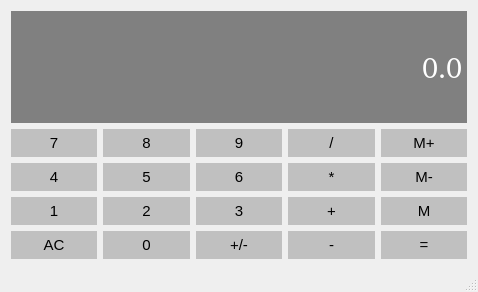
<?xml version="1.0" encoding="UTF-8"?>
<ui version="4.0">
 <class>MainWindow</class>
 <widget class="QMainWindow" name="MainWindow">
  <property name="geometry">
   <rect>
    <x>0</x>
    <y>0</y>
    <width>478</width>
    <height>292</height>
   </rect>
  </property>
  <property name="windowTitle">
   <string>MainWindow</string>
  </property>
  <widget class="QWidget" name="centralWidget">
   <layout class="QGridLayout" name="gridLayout">
    <item row="2" column="0">
     <widget class="QPushButton" name="Button4">
      <property name="sizePolicy">
       <sizepolicy hsizetype="Preferred" vsizetype="Preferred">
        <horstretch>0</horstretch>
        <verstretch>0</verstretch>
       </sizepolicy>
      </property>
      <property name="font">
       <font>
        <pointsize>11</pointsize>
       </font>
      </property>
      <property name="styleSheet">
       <string notr="true">QPushButton{
	background-color: #c0c0c0;
	border: 0px solid gray;
	padding: 5px;
}

QPushButton:pressed{
	background-color: #a9a9a9;
	border: 1px solid gray;
	padding: 5px;
}</string>
      </property>
      <property name="text">
       <string>4</string>
      </property>
     </widget>
    </item>
    <item row="1" column="2">
     <widget class="QPushButton" name="Button9">
      <property name="sizePolicy">
       <sizepolicy hsizetype="Preferred" vsizetype="Preferred">
        <horstretch>0</horstretch>
        <verstretch>0</verstretch>
       </sizepolicy>
      </property>
      <property name="font">
       <font>
        <pointsize>11</pointsize>
       </font>
      </property>
      <property name="styleSheet">
       <string notr="true">QPushButton{
	background-color: #c0c0c0;
	border: 0px solid gray;
	padding: 5px;
}

QPushButton:pressed{
	background-color: #a9a9a9;
	border: 1px solid gray;
	padding: 5px;
}</string>
      </property>
      <property name="text">
       <string>9</string>
      </property>
     </widget>
    </item>
    <item row="3" column="3">
     <widget class="QPushButton" name="Add">
      <property name="sizePolicy">
       <sizepolicy hsizetype="Preferred" vsizetype="Preferred">
        <horstretch>0</horstretch>
        <verstretch>0</verstretch>
       </sizepolicy>
      </property>
      <property name="font">
       <font>
        <pointsize>11</pointsize>
       </font>
      </property>
      <property name="styleSheet">
       <string notr="true">QPushButton{
	background-color: #c0c0c0;
	border: 0px solid gray;
	padding: 5px;
}

QPushButton:pressed{
	background-color: #a9a9a9;
	border: 1px solid gray;
	padding: 5px;
}</string>
      </property>
      <property name="text">
       <string>+</string>
      </property>
     </widget>
    </item>
    <item row="2" column="1">
     <widget class="QPushButton" name="Button5">
      <property name="sizePolicy">
       <sizepolicy hsizetype="Preferred" vsizetype="Preferred">
        <horstretch>0</horstretch>
        <verstretch>0</verstretch>
       </sizepolicy>
      </property>
      <property name="font">
       <font>
        <pointsize>11</pointsize>
       </font>
      </property>
      <property name="styleSheet">
       <string notr="true">QPushButton{
	background-color: #c0c0c0;
	border: 0px solid gray;
	padding: 5px;
}

QPushButton:pressed{
	background-color: #a9a9a9;
	border: 1px solid gray;
	padding: 5px;
}</string>
      </property>
      <property name="text">
       <string>5</string>
      </property>
     </widget>
    </item>
    <item row="2" column="2">
     <widget class="QPushButton" name="Button6">
      <property name="sizePolicy">
       <sizepolicy hsizetype="Preferred" vsizetype="Preferred">
        <horstretch>0</horstretch>
        <verstretch>0</verstretch>
       </sizepolicy>
      </property>
      <property name="font">
       <font>
        <pointsize>11</pointsize>
       </font>
      </property>
      <property name="styleSheet">
       <string notr="true">QPushButton{
	background-color: #c0c0c0;
	border: 0px solid gray;
	padding: 5px;
}

QPushButton:pressed{
	background-color: #a9a9a9;
	border: 1px solid gray;
	padding: 5px;
}</string>
      </property>
      <property name="text">
       <string>6</string>
      </property>
     </widget>
    </item>
    <item row="1" column="3">
     <widget class="QPushButton" name="Divide">
      <property name="sizePolicy">
       <sizepolicy hsizetype="Preferred" vsizetype="Preferred">
        <horstretch>0</horstretch>
        <verstretch>0</verstretch>
       </sizepolicy>
      </property>
      <property name="font">
       <font>
        <pointsize>11</pointsize>
       </font>
      </property>
      <property name="styleSheet">
       <string notr="true">QPushButton{
	background-color: #c0c0c0;
	border: 0px solid gray;
	padding: 5px;
}

QPushButton:pressed{
	background-color: #a9a9a9;
	border: 1px solid gray;
	padding: 5px;
}</string>
      </property>
      <property name="text">
       <string>/</string>
      </property>
     </widget>
    </item>
    <item row="2" column="3">
     <widget class="QPushButton" name="Mult">
      <property name="sizePolicy">
       <sizepolicy hsizetype="Preferred" vsizetype="Preferred">
        <horstretch>0</horstretch>
        <verstretch>0</verstretch>
       </sizepolicy>
      </property>
      <property name="font">
       <font>
        <pointsize>11</pointsize>
       </font>
      </property>
      <property name="styleSheet">
       <string notr="true">QPushButton{
	background-color: #c0c0c0;
	border: 0px solid gray;
	padding: 5px;
}

QPushButton:pressed{
	background-color: #a9a9a9;
	border: 1px solid gray;
	padding: 5px;
}</string>
      </property>
      <property name="text">
       <string>*</string>
      </property>
     </widget>
    </item>
    <item row="3" column="0">
     <widget class="QPushButton" name="Button1">
      <property name="sizePolicy">
       <sizepolicy hsizetype="Preferred" vsizetype="Preferred">
        <horstretch>0</horstretch>
        <verstretch>0</verstretch>
       </sizepolicy>
      </property>
      <property name="font">
       <font>
        <pointsize>11</pointsize>
       </font>
      </property>
      <property name="styleSheet">
       <string notr="true">QPushButton{
	background-color: #c0c0c0;
	border: 0px solid gray;
	padding: 5px;
}

QPushButton:pressed{
	background-color: #a9a9a9;
	border: 1px solid gray;
	padding: 5px;
}</string>
      </property>
      <property name="text">
       <string>1</string>
      </property>
     </widget>
    </item>
    <item row="1" column="0">
     <widget class="QPushButton" name="Button7">
      <property name="sizePolicy">
       <sizepolicy hsizetype="Preferred" vsizetype="Preferred">
        <horstretch>0</horstretch>
        <verstretch>0</verstretch>
       </sizepolicy>
      </property>
      <property name="font">
       <font>
        <pointsize>11</pointsize>
       </font>
      </property>
      <property name="styleSheet">
       <string notr="true">QPushButton{
	background-color: #c0c0c0;
	border: 0px solid gray;
	padding: 5px;
}

QPushButton:pressed{
	background-color: #a9a9a9;
	border: 1px solid gray;
	padding: 5px;
}</string>
      </property>
      <property name="text">
       <string>7</string>
      </property>
     </widget>
    </item>
    <item row="3" column="2">
     <widget class="QPushButton" name="Button3">
      <property name="sizePolicy">
       <sizepolicy hsizetype="Preferred" vsizetype="Preferred">
        <horstretch>0</horstretch>
        <verstretch>0</verstretch>
       </sizepolicy>
      </property>
      <property name="font">
       <font>
        <pointsize>11</pointsize>
       </font>
      </property>
      <property name="styleSheet">
       <string notr="true">QPushButton{
	background-color: #c0c0c0;
	border: 0px solid gray;
	padding: 5px;
}

QPushButton:pressed{
	background-color: #a9a9a9;
	border: 1px solid gray;
	padding: 5px;
}</string>
      </property>
      <property name="text">
       <string>3</string>
      </property>
     </widget>
    </item>
    <item row="1" column="4">
     <widget class="QPushButton" name="MemAdd">
      <property name="sizePolicy">
       <sizepolicy hsizetype="Preferred" vsizetype="Preferred">
        <horstretch>0</horstretch>
        <verstretch>0</verstretch>
       </sizepolicy>
      </property>
      <property name="font">
       <font>
        <pointsize>11</pointsize>
       </font>
      </property>
      <property name="styleSheet">
       <string notr="true">QPushButton{
	background-color: #c0c0c0;
	border: 0px solid gray;
	padding: 5px;
}

QPushButton:pressed{
	background-color: #a9a9a9;
	border: 1px solid gray;
	padding: 5px;
}</string>
      </property>
      <property name="text">
       <string>M+</string>
      </property>
     </widget>
    </item>
    <item row="3" column="4">
     <widget class="QPushButton" name="MemGet">
      <property name="sizePolicy">
       <sizepolicy hsizetype="Preferred" vsizetype="Preferred">
        <horstretch>0</horstretch>
        <verstretch>0</verstretch>
       </sizepolicy>
      </property>
      <property name="font">
       <font>
        <pointsize>11</pointsize>
       </font>
      </property>
      <property name="styleSheet">
       <string notr="true">QPushButton{
	background-color: #c0c0c0;
	border: 0px solid gray;
	padding: 5px;
}

QPushButton:pressed{
	background-color: #a9a9a9;
	border: 1px solid gray;
	padding: 5px;
}</string>
      </property>
      <property name="text">
       <string>M</string>
      </property>
     </widget>
    </item>
    <item row="2" column="4">
     <widget class="QPushButton" name="MemClear">
      <property name="sizePolicy">
       <sizepolicy hsizetype="Preferred" vsizetype="Preferred">
        <horstretch>0</horstretch>
        <verstretch>0</verstretch>
       </sizepolicy>
      </property>
      <property name="font">
       <font>
        <pointsize>11</pointsize>
       </font>
      </property>
      <property name="styleSheet">
       <string notr="true">QPushButton{
	background-color: #c0c0c0;
	border: 0px solid gray;
	padding: 5px;
}

QPushButton:pressed{
	background-color: #a9a9a9;
	border: 1px solid gray;
	padding: 5px;
}</string>
      </property>
      <property name="text">
       <string>M-</string>
      </property>
     </widget>
    </item>
    <item row="1" column="1">
     <widget class="QPushButton" name="Button8">
      <property name="sizePolicy">
       <sizepolicy hsizetype="Preferred" vsizetype="Preferred">
        <horstretch>0</horstretch>
        <verstretch>0</verstretch>
       </sizepolicy>
      </property>
      <property name="font">
       <font>
        <pointsize>11</pointsize>
       </font>
      </property>
      <property name="styleSheet">
       <string notr="true">QPushButton{
	background-color: #c0c0c0;
	border: 0px solid gray;
	padding: 5px;
}

QPushButton:pressed{
	background-color: #a9a9a9;
	border: 1px solid gray;
	padding: 5px;
}</string>
      </property>
      <property name="text">
       <string>8</string>
      </property>
     </widget>
    </item>
    <item row="3" column="1">
     <widget class="QPushButton" name="Button2">
      <property name="sizePolicy">
       <sizepolicy hsizetype="Preferred" vsizetype="Preferred">
        <horstretch>0</horstretch>
        <verstretch>0</verstretch>
       </sizepolicy>
      </property>
      <property name="font">
       <font>
        <pointsize>11</pointsize>
       </font>
      </property>
      <property name="styleSheet">
       <string notr="true">QPushButton{
	background-color: #c0c0c0;
	border: 0px solid gray;
	padding: 5px;
}

QPushButton:pressed{
	background-color: #a9a9a9;
	border: 1px solid gray;
	padding: 5px;
}</string>
      </property>
      <property name="text">
       <string>2</string>
      </property>
     </widget>
    </item>
    <item row="4" column="0">
     <widget class="QPushButton" name="AC">
      <property name="sizePolicy">
       <sizepolicy hsizetype="Preferred" vsizetype="Preferred">
        <horstretch>0</horstretch>
        <verstretch>0</verstretch>
       </sizepolicy>
      </property>
      <property name="font">
       <font>
        <pointsize>11</pointsize>
       </font>
      </property>
      <property name="styleSheet">
       <string notr="true">QPushButton{
	background-color: #c0c0c0;
	border: 0px solid gray;
	padding: 5px;
}

QPushButton:pressed{
	background-color: #a9a9a9;
	border: 1px solid gray;
	padding: 5px;
}</string>
      </property>
      <property name="text">
       <string>AC</string>
      </property>
     </widget>
    </item>
    <item row="4" column="1">
     <widget class="QPushButton" name="Button0">
      <property name="sizePolicy">
       <sizepolicy hsizetype="Preferred" vsizetype="Preferred">
        <horstretch>0</horstretch>
        <verstretch>0</verstretch>
       </sizepolicy>
      </property>
      <property name="font">
       <font>
        <pointsize>11</pointsize>
       </font>
      </property>
      <property name="styleSheet">
       <string notr="true">QPushButton{
	background-color: #c0c0c0;
	border: 0px solid gray;
	padding: 5px;
}

QPushButton:pressed{
	background-color: #a9a9a9;
	border: 1px solid gray;
	padding: 5px;
}</string>
      </property>
      <property name="text">
       <string>0</string>
      </property>
     </widget>
    </item>
    <item row="4" column="2">
     <widget class="QPushButton" name="ChangeSign">
      <property name="sizePolicy">
       <sizepolicy hsizetype="Preferred" vsizetype="Preferred">
        <horstretch>0</horstretch>
        <verstretch>0</verstretch>
       </sizepolicy>
      </property>
      <property name="font">
       <font>
        <pointsize>11</pointsize>
       </font>
      </property>
      <property name="styleSheet">
       <string notr="true">QPushButton{
	background-color: #c0c0c0;
	border: 0px solid gray;
	padding: 5px;
}

QPushButton:pressed{
	background-color: #a9a9a9;
	border: 1px solid gray;
	padding: 5px;
}</string>
      </property>
      <property name="text">
       <string>+/-</string>
      </property>
     </widget>
    </item>
    <item row="4" column="3">
     <widget class="QPushButton" name="Sub">
      <property name="sizePolicy">
       <sizepolicy hsizetype="Preferred" vsizetype="Preferred">
        <horstretch>0</horstretch>
        <verstretch>0</verstretch>
       </sizepolicy>
      </property>
      <property name="font">
       <font>
        <pointsize>11</pointsize>
       </font>
      </property>
      <property name="styleSheet">
       <string notr="true">QPushButton{
	background-color: #c0c0c0;
	border: 0px solid gray;
	padding: 5px;
}

QPushButton:pressed{
	background-color: #a9a9a9;
	border: 1px solid gray;
	padding: 5px;
}</string>
      </property>
      <property name="text">
       <string>-</string>
      </property>
     </widget>
    </item>
    <item row="4" column="4">
     <widget class="QPushButton" name="Equal">
      <property name="sizePolicy">
       <sizepolicy hsizetype="Preferred" vsizetype="Preferred">
        <horstretch>0</horstretch>
        <verstretch>0</verstretch>
       </sizepolicy>
      </property>
      <property name="font">
       <font>
        <pointsize>11</pointsize>
       </font>
      </property>
      <property name="styleSheet">
       <string notr="true">QPushButton{
	background-color: #c0c0c0;
	border: 0px solid gray;
	padding: 5px;
}

QPushButton:pressed{
	background-color: #a9a9a9;
	border: 1px solid gray;
	padding: 5px;
}</string>
      </property>
      <property name="text">
       <string>=</string>
      </property>
     </widget>
    </item>
    <item row="0" column="0" colspan="5">
     <widget class="QLineEdit" name="Display">
      <property name="sizePolicy">
       <sizepolicy hsizetype="Preferred" vsizetype="Expanding">
        <horstretch>0</horstretch>
        <verstretch>0</verstretch>
       </sizepolicy>
      </property>
      <property name="font">
       <font>
        <family>Droid Sans [MONO]</family>
        <pointsize>22</pointsize>
       </font>
      </property>
      <property name="styleSheet">
       <string notr="true">QLineEdit{
	background-color: gray;
	border: 1px solid gray;
	color: #ffffff;
}</string>
      </property>
      <property name="text">
       <string>0.0</string>
      </property>
      <property name="alignment">
       <set>Qt::AlignRight|Qt::AlignTrailing|Qt::AlignVCenter</set>
      </property>
     </widget>
    </item>
   </layout>
  </widget>
  <widget class="QMenuBar" name="menuBar">
   <property name="geometry">
    <rect>
     <x>0</x>
     <y>0</y>
     <width>478</width>
     <height>22</height>
    </rect>
   </property>
  </widget>
  <widget class="QStatusBar" name="statusBar"/>
 </widget>
 <layoutdefault spacing="6" margin="11"/>
 <resources/>
 <connections/>
</ui>
